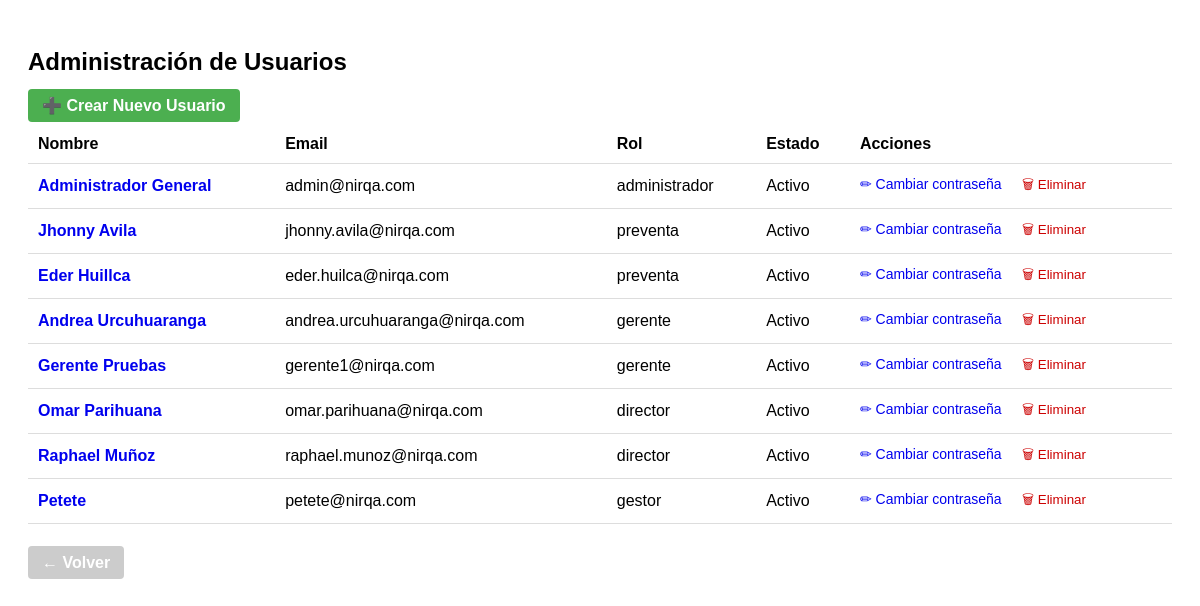
Page /admin/usuarios (signed in) on the earlier database version.
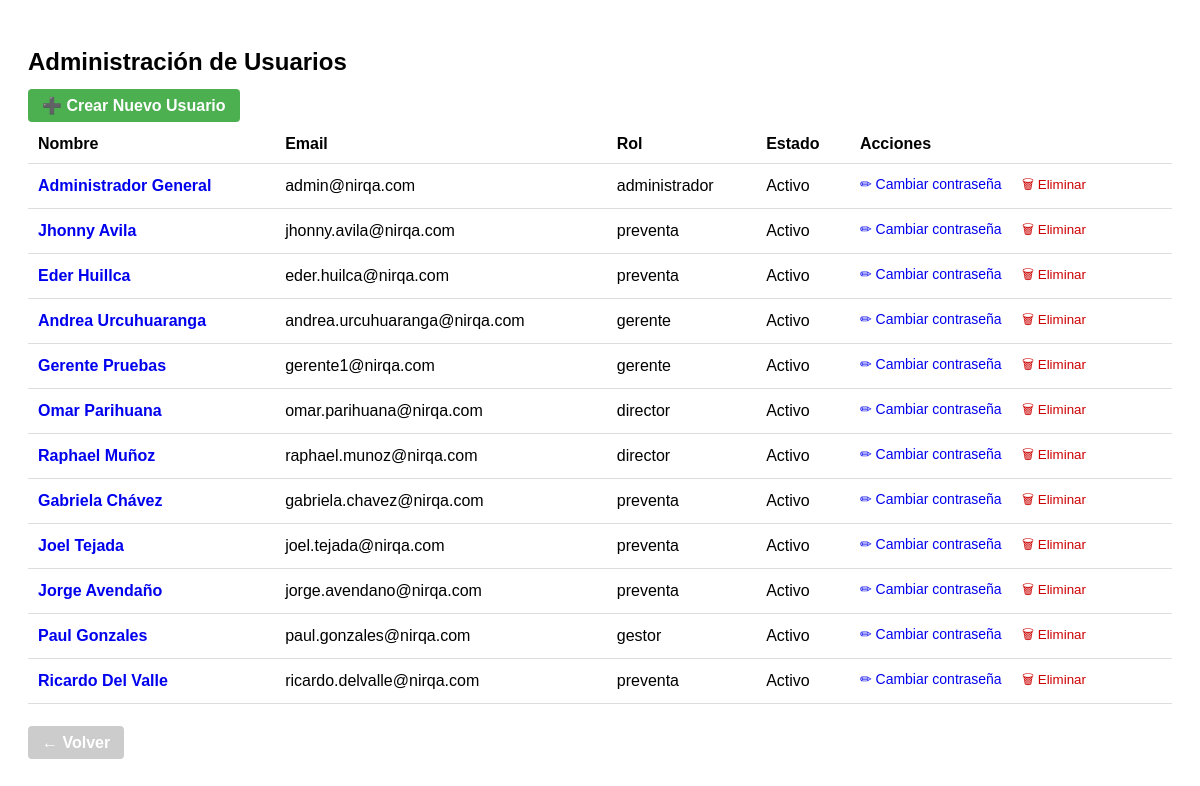
Same page on the later database version.
### tables this page shows
CREATE TABLE usuarios (
            id INTEGER PRIMARY KEY AUTOINCREMENT,
            nombre TEXT NOT NULL,
            email TEXT NOT NULL UNIQUE,
            password TEXT NOT NULL,
            rol TEXT NOT NULL CHECK (
                rol IN ('administrador', 'gerente', 'director', 'account_manager', 'preventa', 'gestor')
            ),
            activo INTEGER NOT NULL DEFAULT 1
        , ultima_actualizacion_password TEXT, password_anterior TEXT);

### app.py (the view)
@app.route("/admin/usuarios")
def admin_usuarios():
    if "usuario_id" not in session or session.get("rol") != "administrador":
        flash("Acceso denegado", "error")
        return redirect(url_for("index"))
    conn = get_db_connection()
    cursor = conn.cursor()
    cursor.execute("SELECT id, nombre, email, rol, activo FROM usuarios")
    usuarios = cursor.fetchall()
    conn.close()
    return render_template("admin_usuarios.html", usuarios=usuarios)

### app.py (called while the page is built)
@app.before_request
def verificar_acceso():
    rutas_publicas = ["/login", "/static", "/favicon.ico"]
    if not session.get("usuario_id"):
        if not any(request.path.startswith(r) for r in rutas_publicas):
            return redirect(url_for('login'))

### utils/db_connection.py (called while the page is built)
def get_db_connection():
    base_dir = os.path.dirname(os.path.abspath(__file__))
    db_path = os.path.join(base_dir, '..', 'database', 'crm_database.db')
    conn = sqlite3.connect(db_path)
    conn.row_factory = sqlite3.Row  # ✅ Esto permite acceder a las columnas por nombre
    return conn

### templates/admin_usuarios.html (shortened to what this page needs)
<!DOCTYPE html>
<html lang="es">
<head>
</head>
<body>
    <h2>Administración de Usuarios</h2>
    <a href="{{ url_for('crear_usuario') }}" class="button">➕ Crear Nuevo Usuario</a>
    <table>
        <thead>
            <tr>
                <th>Nombre</th>
                <th>Email</th>
                <th>Rol</th>
                <th>Estado</th>
                <th>Acciones</th>
            </tr>
        </thead>
        <tbody>
            {% for usuario in usuarios %}
            <tr>
                <td>
                  <a href="{{ url_for('editar_usuario', id=usuario.id) }}" style="text-decoration:none; font-weight:bold;">
                    {{ usuario.nombre }}
                  </a>
                </td>
                <td>{{ usuario.email }}</td>
                <td>{{ usuario.rol }}</td>
                <td>{{ "Activo" if usuario.activo else "Inactivo" }}</td>
                <td class="acciones">
                    <a href="{{ url_for('cambiar_password', id=usuario.id) }}">✏ Cambiar contraseña</a>
                    <form method="POST" action="{{ url_for('eliminar_usuario', id=usuario.id) }}" style="display:inline;" onsubmit="return confirm('¿Seguro que deseas eliminar este usuario?');">
                        <button type="submit" style="background:none; border:none; color:#c00; cursor:pointer;">🗑 Eliminar</button>
                    </form>
                </td>
            </tr>
            {% endfor %}
        </tbody>
    </table>
    <div style="margin-top: 30px;">
        <a href="{{ url_for('index') }}" class="button button-secondary" style="text-decoration: none;">
            ← Volver
        </a>
    </div>
</body>
</html>

### templates/admin_usuarios.html (style rules this page uses)
body { font-family: Arial, sans-serif; padding: 20px; }
h2 { margin-bottom: 20px; }
table { width: 100%; border-collapse: collapse; margin-top: 10px; }
th, td { padding: 10px; text-align: left; border-bottom: 1px solid #ddd; }
.acciones a { margin-right: 10px; text-decoration: none; font-size: 14px; }
.button { background-color: #4CAF50; color: white; padding: 8px 14px; border: none; border-radius: 4px; text-decoration: none; font-weight: bold; cursor: pointer; margin-bottom: 20px; }
.button-secondary { background-color: #CCC; color: white; }

Differences in the rows shown:
removed usuarios: nombre "Petete", email "petete@nirqa.com", rol "gestor", activo "Activo"
added usuarios: nombre "Gabriela Chávez", email "gabriela.chavez@nirqa.com", rol "preventa", activo "Activo"
added usuarios: nombre "Joel Tejada", email "joel.tejada@nirqa.com", rol "preventa", activo "Activo"
added usuarios: nombre "Jorge Avendaño", email "jorge.avendano@nirqa.com", rol "preventa", activo "Activo"
added usuarios: nombre "Paul Gonzales", email "paul.gonzales@nirqa.com", rol "gestor", activo "Activo"
added usuarios: nombre "Ricardo Del Valle", email "ricardo.delvalle@nirqa.com", rol "preventa", activo "Activo"
